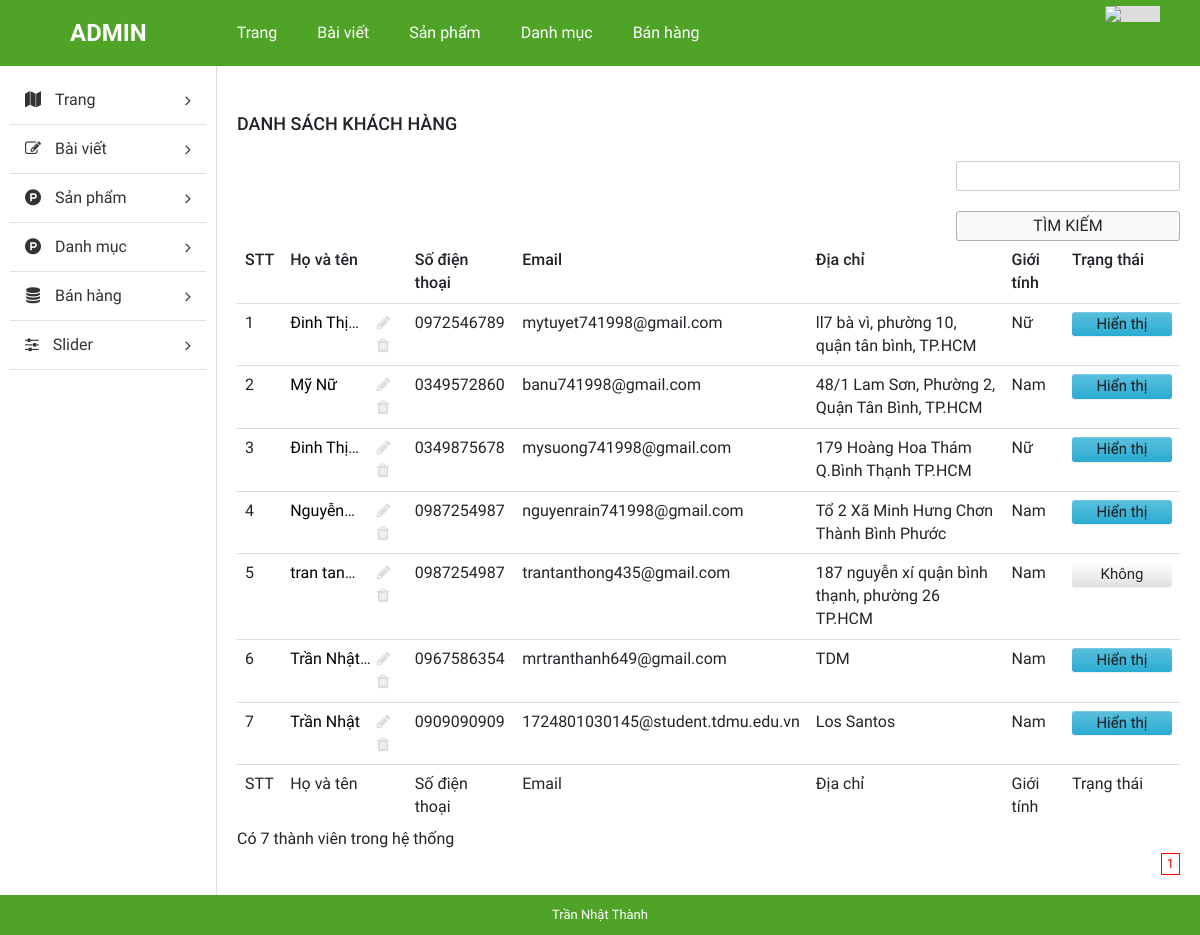
/WorldLap/admin/index.php?mod=users&act=main (signed in), run on the app's committed database.
### tables this page shows
CREATE TABLE `users` (
  `user_id` int(11) NOT NULL,
  `fullname` varchar(50) NOT NULL,
  `username` varchar(50) NOT NULL,
  `password` varchar(50) NOT NULL,
  `email` varchar(50) NOT NULL,
  `phone` char(15) NOT NULL,
  `address` varchar(100) NOT NULL,
  `gender` enum('male','female') NOT NULL,
  `is_active` enum('0','1') NOT NULL DEFAULT '0',
  `active_token` varchar(50) DEFAULT NULL,
  `reset_token` varchar(50) DEFAULT NULL,
  `status` tinyint(4) NOT NULL DEFAULT 1
);

### WorldLap/admin/db/database.php (called while the page is built, shortened)
<?php
function db_query($query_string) {
    global $conn;
    $result = mysqli_query($conn, $query_string);
    return $result;
}
function db_fetch_array($query_string) {
    $result = array();
    $mysqli_result = db_query($query_string);
    while ($row = mysqli_fetch_assoc($mysqli_result)) {
        $result[] = $row;
    }
    return $result;
}
function db_num_rows($query_string) {
    $mysqli_result = db_query($query_string);
    return mysqli_num_rows($mysqli_result);
}
?>

### WorldLap/admin/lib/users.php (called while the page is built, shortened)
<?php
function show_gender($gender) {
    $list_gender = array(
        'male' => 'Nam',
        'female' => 'Nữ'
    );
    if (array_key_exists($gender, $list_gender)) {
        return $list_gender[$gender];
    }
}
function get_users($start, $num_per_page) {
    $result = db_fetch_array("SELECT * FROM `users` where status != 2 LIMIT {$start}, {$num_per_page}");
    return $result;
}
?>

### WorldLap/admin/modules/users/main.php (the view, shortened to what this page needs)
<?php
$sql = "SELECT * FROM `users` where status != 2";
$result = mysqli_query($conn, $sql);
$num_rows = mysqli_num_rows($result);
$number_rows = db_num_rows("SELECT * FROM `users`");
$num_per_page = 9;
$total_row = $number_rows;
$num_page = ceil($total_row / $num_per_page);
$page = isset($_GET['page']) ? (int) $_GET['page'] : 1;
$start = ($page - 1) * $num_per_page;
$list_users = get_users($start, $num_per_page);
?>
<div id="main-content-wp" class="list-product-page">
    <div class="wrap clearfix">
        <div id="content" class="fl-right">
            <div class="section" id="title-page">
                <div class="clearfix">
                    <h3 id="index" class="fl-left">Danh sách khách hàng</h3>
                </div>
            </div>
            <div class="section" id="detail-page">
                <div class="section-detail">
                    <form method="POST" class="form-s fl-right" action="?mod=search&act=search_users">
                        <input type="text" name="keyword" id="s">
                        <input type="submit" name="btn_search" value="Tìm kiếm">
                    </form>
                    <?php
                    if (!empty($list_users)) {
                        ?>
                        <div class="table-responsive">
                            <table class="table list-table-wp">
                                <thead>
                                    <tr>
                                        <td><span class="thead-text">STT</span></td>
                                        <td><span class="thead-text">Họ và tên</span></td>
                                        <td><span class="thead-text">Số điện thoại</span></td>
                                        <td><span class="thead-text">Email</span></td>
                                        <td><span class="thead-text">Địa chỉ</span></td>
                                        <td><span class="thead-text">Giới tính</span></td>
                                        <td><span class="thead-text">Trạng thái</span></td>
                                    </tr>
                                </thead>
                                <tbody>
                                    <?php
                                    $temp = $start;
                                    foreach ($list_users as $user) {
                                        $temp++;
                                        ?>
                                        <tr>
                                            <td><span class="tbody-text"><?php echo $temp; ?></h3></span>
                                            <td>
                                                <div class="tb-title fl-left">
                                                    <a href="" title=""><?php echo $user['fullname']; ?></a>
                                                </div>
                                                <ul class="list-operation fl-right">
                                                    <li><a href="<?php echo $user['url_update']; ?>" title="Sửa" class="edit"><i class="fa fa-pencil" aria-hidden="true"></i></a></li>
                                                    <?php
                                                    if ($user['status'] == 1) {
                                                        ?>
                                                    <li><a href="<?php echo $user['url_delete']; ?>" title="Xóa" onclick="return confirmAction_users()" class="delete"><i class="fa fa-trash" aria-hidden="true"></i></a></li>
                                                        <?php
                                                    } else {
                                                        ?>
                                                        <li><a href="" title="Xóa" onclick="return confirmAction_delete_status_users()" class="delete"><i class="fa fa-trash" aria-hidden="true"></i></a></li>
                                                        <?php
                                                    }
                                                    ?>
                                                </ul>
                                            </td>
                                            <td><span class="tbody-text"><?php echo $user['phone']; ?></span></td>
                                            <td><span class="tbody-text"><?php echo $user['email']; ?></span></td>
                                            <td><span class="tbody-text"><?php echo $user['address']; ?></span></td>
                                            <td><span class="tbody-text"><?php echo show_gender($user['gender']); ?></span></td>
                                            <td>
                                                <span class="tbody-text">
                                                    <?php
                                                    if ($user['status'] == 1) {
                                                        ?>
                                                        <a class="btn btn-xs btn-info">Hiển thị</a>
                                                        <?php
                                                    } else if ($user['status'] == 0) {
                                                        ?>
                                                        <a class="btn btn-xs btn-default">Không</a>
                                                        <?php
                                                    }
                                                    ?>
                                                </span>
                                            </td>
                                        </tr>
                                        <?php
                                    }
                                    ?>
                                </tbody>
                                <tfoot>
                                    <tr>
                                        <td><span class="thead-text">STT</span></td>
                                        <td><span class="thead-text">Họ và tên</span></td>
                                        <td><span class="thead-text">Số điện thoại</span></td>
                                        <td><span class="thead-text">Email</span></td>
                                        <td><span class="thead-text">Địa chỉ</span></td>
                                        <td><span class="thead-text">Giới tính</span></td>
                                        <td><span class="thead-text">Trạng thái</span></td>
                                    </tr>
                                </tfoot>
                            </table>
                        </div>
                        <?php
                    }
                    ?>
                </div>
                <p class="num_rows">Có <?php echo $num_rows; ?> thành viên trong hệ thống</p>
            </div>
            <div class="section" id="paging-wp">
                <div class="section-detail clearfix">
                    <?php
                    echo get_pagging($num_page, $page, "?mod=users&act=main");
                    ?>
                </div>
            </div>
        </div>
    </div>
</div>

### WorldLap/admin/public/css/import/global.css (style rules this page uses)
body { font-family: "Roboto Regular"; font-size: 14px; line-height: 24px; color: #333; }
.fl-left { float: left; }
.fl-right { float: right; }
ul li { list-style: none!important; }
a { text-decoration: none!important; }

### WorldLap/admin/public/css/import/list_post.css (style rules this page uses)
#content { width: 82%; border-left: 1px solid #ddd; padding: 20px; }
#index { font-family: 'Roboto Medium'; font-weight: normal; text-transform: uppercase; font-size: 18px; padding: 24px 0px; }
.list-table-wp thead tr td { font-family: 'Roboto Medium'; font-weight: normal; }
.list-operation li { float: left; }
.list-operation li a { display: block; padding: 0px 5px; color: #ddd; }
.tb-title { width: 75%; display: -webkit-box; -webkit-line-clamp: 1; -moz-line-clamp: 1; -o-line-clamp: 1; -webkit-box-orient: vertical; -moz-box-orient: vertical; -o-box-orient: vertical; max-height: 100%; overflow: hidden; }
.list-operation { width: 25%; }
.form-s input[type="text"], .form-actions select { border-radius: 3px; border: 1px solid #ccc; padding: 2px 10px; }
.form-s input[type="submit"], .form-actions input[type="submit"] { border-radius: 3px; border: 1px solid #afafaf; padding: 2px 15px; background: #fafafa; }
.btn-info { text-align: center; display: block; width: 70px!important; padding: 1px 5px; font-size: 12px; line-height: 1.5; border-radius: 3px; color: #fff; background-color: #5bc0de; border-color: #46b8da; font-size: 15px; }
.btn-xs { text-align: center; display: block; width: 100px!important; padding: 1px 5px; font-size: 12px; line-height: 1.5; border-radius: 3px; font-size: 15px; color: #fff; }

### WorldLap/admin/public/css/import/update.css (style rules this page uses)
input { display: block; margin-bottom : 10px; }
input[type='text'], input[type='password'], input[type='email'] { padding: 5px 10px; border: 1px solid #dedede; width: 100%; }
input[type='submit'] { margin-top: 20px; display: block; padding: 9px 10px; text-align: center; background: #4fa327; border: none; width: 100%; text-transform: uppercase; cursor: pointer; }

### WorldLap/admin/public/css/import/detail_order.css (style rules this page uses)
.table { margin-bottom: 0!important; }

### data on the page
users: fullname "Đinh…", phone "0972546789", email "mytuyet741998@gmail.com", address "ll7 bà vì, phường 10, quận tân bình, TP.HCM", gender "Nữ", status "Hiển thị"
users: fullname "Mỹ Nữ", phone "0349572860", email "banu741998@gmail.com", address "48/1 Lam Sơn, Phường 2, Quận Tân Bình, TP.HCM", gender "Nam", status "Hiển thị"
users: fullname "Đinh…", phone "0349875678", email "mysuong741998@gmail.com", address "179 Hoàng Hoa Thám Q.Bình Thạnh TP.HCM", gender "Nữ", status "Hiển thị"
users: phone "0987254987", email "nguyenrain741998@gmail.com", address "Tổ 2 Xã Minh Hưng Chơn Thành Bình Phước", gender "Nam", status "Hiển thị"
users: fullname "tran…", status 0 (drawn), phone "0987254987", email "trantanthong435@gmail.com", address "187 nguyễn xí quận bình thạnh, phường 26 TP.HCM", gender "Nam"
users: fullname "Trần…", phone "0967586354", email "mrtranthanh649@gmail.com", address "TDM", gender "Nam", status "Hiển thị"
users: fullname "Trần Nhật", phone "0909090909", email "1724801030145@student.tdmu.edu.vn", address "Los Santos", gender "Nam", status "Hiển thị"

### other printed values
$num_rows "7"
